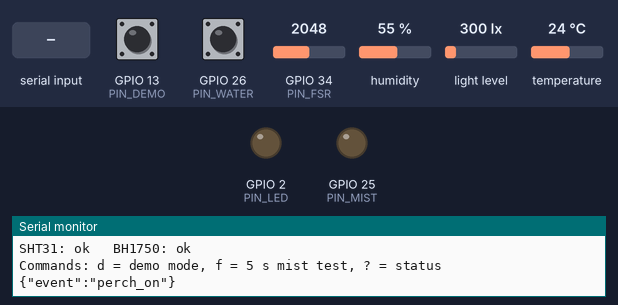
Bench run of a program on a simulated ESP32. On the bench: output pins drawn as LEDs (lit = HIGH), the last lines printed to the serial monitor. Inputs (shaded band) come from the test bench; at power-on: GPIO 34 (PIN_FSR) = 2048, GPIO 13 (PIN_DEMO) HIGH, GPIO 26 (PIN_WATER) HIGH, humidity 55 %, light level 300 lx, temperature 24 °C (analog values on the 0–4095 scale).

Above: at 1.7 s.
1.8 s: GPIO 34 (PIN_FSR) set to 122
3.5 s: GPIO 13 (PIN_DEMO) pulled LOW for 0.15 s
5.1 s: "d" received over Serial
6.6 s: "f" received over Serial
8.1 s: GPIO 26 (PIN_WATER) pulled LOW for 0.15 s
At 8.2 s:
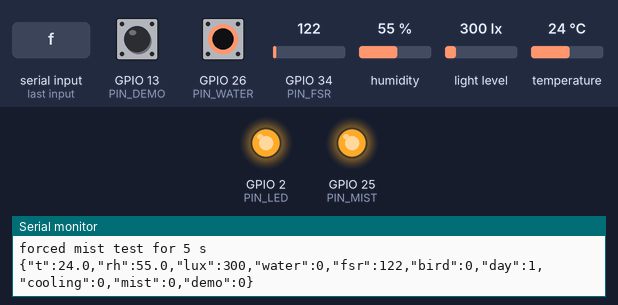
Timing chart, 0 to 10.7 s (numbered marks = the images above; inputs shaded):
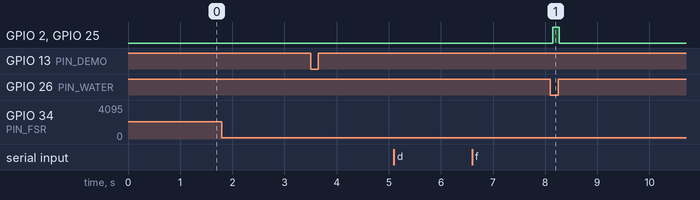

The program:

main.cpp
```cpp
// Bird shelter - climate node (FireBeetle 2 ESP32-E)
// Reads SHT31 (temp/humidity), BH1750 (light), water level, perch FSR.
// Decides locally whether to mist. Prints one JSON line every 2 s over USB serial.
// Serial commands:  d = toggle demo mode   f = force a 5 s mist test   ? = print status
#include <Arduino.h>
#include <Wire.h>
#include <Adafruit_SHT31.h>
#include <BH1750.h>
#include "ShelterPins.h"

// ---------- pins: GPIO numbers, NOT the D-numbers printed on the board ----------
const int PIN_SDA     = ShelterPins::SDA_GPIO;
const int PIN_SCL     = ShelterPins::SCL_GPIO;
const int PIN_MIST    = 25;   // mister driver SIG (HIGH = mist)
const int PIN_WATER   = 26;   // SEN0508: LOW = liquid detected
const int PIN_FSR     = 34;   // perch FSR + 10k divider, ADC1 (input only)
const int PIN_DEMO    = 13;   // optional button to GND: toggles demo mode
const int PIN_LED     = 2;    // on-board LED mirrors the mister

// ---------- control rules ----------
struct Rules {
  float onTempC;        // start cooling at or above this
  float offTempC;       // stop cooling at or below this (hysteresis)
  float rhOnMax;        // only start if humidity is below this
  float rhOffMin;       // stop if humidity rises to this
  float dayLux;         // "daytime" if lux is above this
  uint32_t mistMs;      // mist this long...
  uint32_t pauseMs;     // ...then rest this long
};
const Rules REAL = {30.0, 28.0, 70.0, 75.0, 150.0, 20000, 60000};
const Rules DEMO = {26.0, 25.0, 90.0, 95.0, 150.0,  5000, 10000};

// ---------- perch (bird present) ----------
const int FSR_ON  = 400;      // raw 0-4095; calibrate with the real perch + toy bird
const int FSR_OFF = 250;

Adafruit_SHT31 sht;
BH1750 lightMeter;
bool shtOk = false, luxOk = false;
bool demoMode = false;
bool cooling = false, mistOn = false, birdOn = false, waterOk = false;
uint32_t phaseStart = 0, forceUntil = 0, lastReport = 0;
int waterLowCount = 0;

void setMist(bool on) {
  mistOn = on;
  digitalWrite(PIN_MIST, on ? HIGH : LOW);
  digitalWrite(PIN_LED, on ? HIGH : LOW);
  phaseStart = millis();
}

void i2cScan() {
  Serial.println("I2C scan (expect 0x23 BH1750, 0x44 or 0x45 SHT31):");
  int n = 0;
  for (uint8_t a = 1; a < 127; a++) {
    Wire.beginTransmission(a);
    if (Wire.endTransmission() == 0) { Serial.printf("  found 0x%02X\n", a); n++; }
  }
  if (!n) Serial.printf("  nothing found - check SDA=GPIO%d, SCL=GPIO%d, 3V3, GND\n", PIN_SDA, PIN_SCL);
}

void printNum(const char *k, float v, int dec) {
  if (isnan(v)) Serial.printf("\"%s\":null,", k);
  else Serial.printf("\"%s\":%.*f,", k, dec, v);
}

void setup() {
  Serial.begin(115200);
  delay(500);
  pinMode(PIN_MIST, OUTPUT);  digitalWrite(PIN_MIST, LOW);   // mister OFF at boot
  pinMode(PIN_LED, OUTPUT);   digitalWrite(PIN_LED, LOW);
  pinMode(PIN_WATER, INPUT_PULLUP);
  pinMode(PIN_DEMO, INPUT_PULLUP);
  analogReadResolution(12);

  Wire.begin(PIN_SDA, PIN_SCL);
  i2cScan();
  shtOk = sht.begin(0x44) || sht.begin(0x45);
  luxOk = lightMeter.begin(BH1750::CONTINUOUS_HIGH_RES_MODE);
  Serial.printf("SHT31: %s   BH1750: %s\n", shtOk ? "ok" : "NOT FOUND", luxOk ? "ok" : "NOT FOUND");
  Serial.println("Commands: d = demo mode, f = 5 s mist test, ? = status");
}

void handleSerial() {
  while (Serial.available()) {
    char c = Serial.read();
    if (c == 'd') { demoMode = !demoMode; Serial.printf("demo mode %s\n", demoMode ? "ON" : "OFF"); }
    if (c == 'f') { forceUntil = millis() + 5000; Serial.println("forced mist test for 5 s"); }
  }
  static bool lastBtn = HIGH;
  bool btn = digitalRead(PIN_DEMO);
  if (lastBtn == HIGH && btn == LOW) { demoMode = !demoMode; Serial.printf("demo mode %s\n", demoMode ? "ON" : "OFF"); delay(50); }
  lastBtn = btn;
}

void loop() {
  handleSerial();
  const Rules &R = demoMode ? DEMO : REAL;

  // --- water level, debounced: LOW (liquid present) must be seen 3 times in a row
  if (digitalRead(PIN_WATER) == LOW) { if (waterLowCount < 3) waterLowCount++; }
  else waterLowCount = 0;
  waterOk = (waterLowCount >= 3);

  // --- perch FSR with hysteresis
  int fsr = analogRead(PIN_FSR);
  if (!birdOn && fsr > FSR_ON) { birdOn = true;  Serial.println("{\"event\":\"perch_on\"}"); }
  if ( birdOn && fsr < FSR_OFF) { birdOn = false; Serial.println("{\"event\":\"perch_off\"}"); }

  // --- slow sensors every 2 s
  static float t = NAN, rh = NAN, lux = NAN;
  uint32_t now = millis();
  bool report = (now - lastReport >= 2000);
  if (report) {
    lastReport = now;
    if (shtOk) { t = sht.readTemperature(); rh = sht.readHumidity(); }
    if (luxOk) lux = lightMeter.readLightLevel();
  }

  // --- decide whether cooling is wanted (hysteresis on temp/humidity)
  bool day = !isnan(lux) && lux > R.dayLux;
  bool want = !isnan(t) && !isnan(rh) && day && waterOk;
  if (!cooling && want && t >= R.onTempC && rh < R.rhOnMax) cooling = true;
  if (cooling && (!want || t <= R.offTempC || rh >= R.rhOffMin)) cooling = false;

  // --- pulse: mist for mistMs, rest for pauseMs
  bool forced = (int32_t)(forceUntil - now) > 0 && waterOk;
  if (!waterOk) {
    if (mistOn) setMist(false);                       // water safety always wins
  } else if (forced) {
    if (!mistOn) setMist(true);
  } else if (cooling) {
    if (!mistOn && now - phaseStart >= R.pauseMs) setMist(true);
    if ( mistOn && now - phaseStart >= R.mistMs)  setMist(false);
  } else if (mistOn) {
    setMist(false);
  }

  if (report) {
    Serial.print("{");
    printNum("t", t, 1); printNum("rh", rh, 1); printNum("lux", lux, 0);
    Serial.printf("\"water\":%d,\"fsr\":%d,\"bird\":%d,\"day\":%d,\"cooling\":%d,\"mist\":%d,\"demo\":%d}\n",
                  waterOk, fsr, birdOn, day, cooling, mistOn, demoMode);
  }
  delay(20);
}
```

ShelterPins.h
```cpp
#pragma once

// Current physical wiring, verified on the real board on 2026-10-26:
// SHT31 at 0x45 and BH1750 at 0x23 both respond with this GPIO assignment.
// ESP32 can route I2C to either pin; these differ from the board's defaults.
namespace ShelterPins {
constexpr int SDA_GPIO = 22;
constexpr int SCL_GPIO = 21;
}
```

Measured:
- after the input at 8.1 s, GPIO 2 (PIN_LED), GPIO 25 (PIN_MIST): LOW → HIGH after 0.05 s, → LOW 0.12 s later
